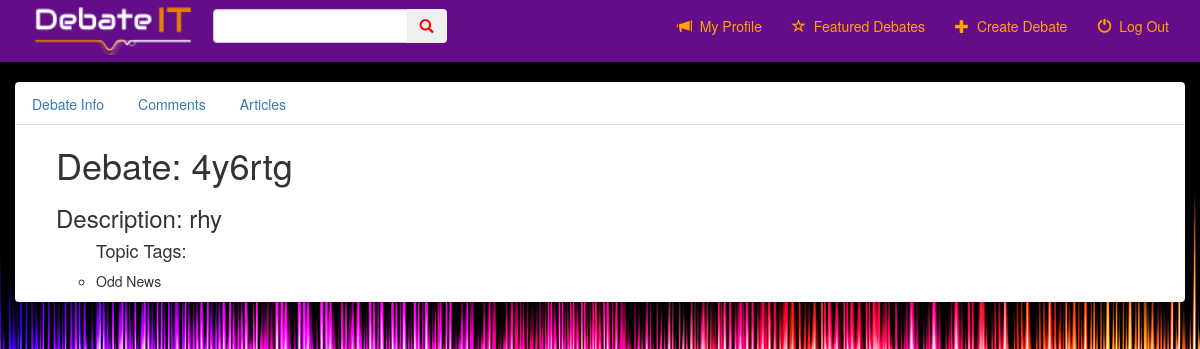
Screenshot of /debate/7/ (signed in) with the database file from the repository.
### debate/models.py (models this page shows, shortened)
class DebateTopic(models.Model):
    topic = models.CharField(max_length=250)
    description = models.CharField(max_length=500)
    timestamp = models.DateTimeField(auto_now_add=True)
    photo = models.ImageField(blank=True)
    article_URL = models.URLField(blank=True, null=True)
    user = models.ForeignKey(User)
    TOPIC_CHOICES = (('Sports', 'Sports'),
                     ('Politics', 'Politics'),
                     ('Entertainment', 'Entertainment'),
                     ('Fashion', 'Fashion'),
                     ('Odd News', 'Odd News'),
                     ('Local', 'Local'),
                     ('International', 'International'),
                     ('Music', 'Music'),
                     ('Trending', 'Trending'),
                     ('Technology', 'Technology'),
                     ('Science', 'Science'),
                     ('Business', 'Business'),
                     ('Finance', 'Finance'),
                     ('Television', 'Television'),
                     ('Movies', 'Movies'),
                     ('Celebrities', 'Celebrities'),
                     ('Social Media', 'Social Media'),
                     ('Food', 'Food'),
                     ('Health', 'Health'),
                     ('Nature', 'Nature'),
                     ('Kids', 'Kids'),
                     ('Breaking News', 'Breaking News'),
                     ('Travel', 'Travel'),
                     ('Substances', 'Substances'),
                     ('United States', 'United States'),
                     ('Andimals', 'Animals'),
                     ('Art', 'Art'),
                     ('Education', 'Education'),
                     ('Employment', 'Employment'),
                     ('Brands', 'Brands')
                     )
    tags = MultiSelectField(choices=TOPIC_CHOICES, default=(('Odd News', 'Odd News')))

### debate/views.py (the view)
# urls.py: url(r'^(?P<pk>[0-9]+)/$', views.DetailView.as_view(), name='detail'),
class DetailView(generic.DetailView):
    model = DebateTopic
    template_name = "debate/detail.html"

### debate/templates/debate/detail.html (shortened to what this page needs)
{% extends 'debate/base.html' %}
{% block body %}
    <div class="container-fluid">
        <div class="panel">
            <ul class="nav nav-tabs">
                <li>
                    <a href="#det-debate-topic" data-toggle="tab" class="active">Debate Info</a>
                </li>
                <li>
                    <a href="#det-comments" data-toggle="tab">Comments</a>
                </li>
                <li>
                    <a href="#det-articles" data-toggle="tab">Articles</a>
                </li>
            </ul>
            <ul class="tab-content">
                <li id="det-debate-topic" class="tab-pane active" >
                    <h1>Debate: {{ debatetopic.topic }}</h1>
                    <h3>Description: {{ debatetopic.description }}</h3>
                    <ul><h4>Topic Tags:</h4>
                        {% for tag in debatetopic.tags %}
                            <li>
                                <p>{{ tag }}</p>
                            </li>
                        {% endfor %}
                    </ul>
                </li>
            </ul>
        </div>
    </div>
{% endblock %}

### debate/static/debate/css/style.css (style rules this page uses)
body { background-color: white; background-image: url("../images/sound2.png"); }

### rows the page displays
DebateTopic: topic "4y6rtg", description "rhy", tags "Odd News"
